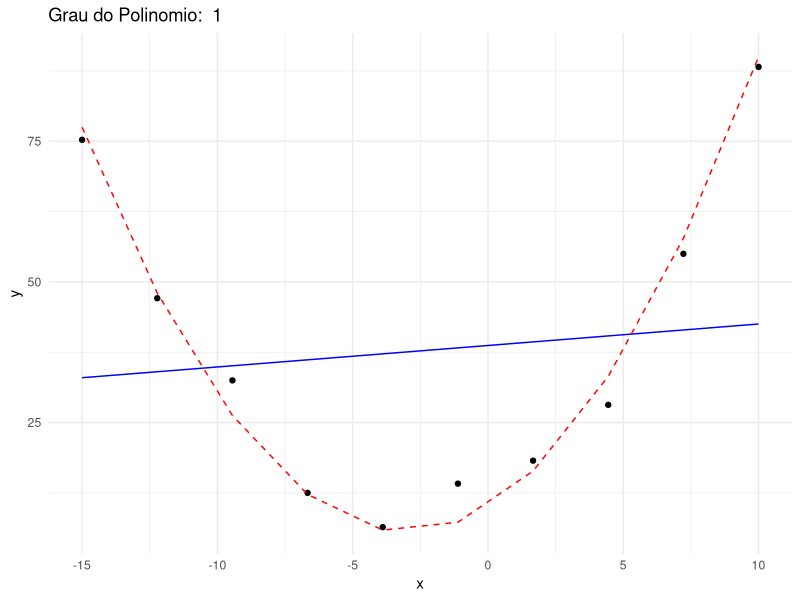
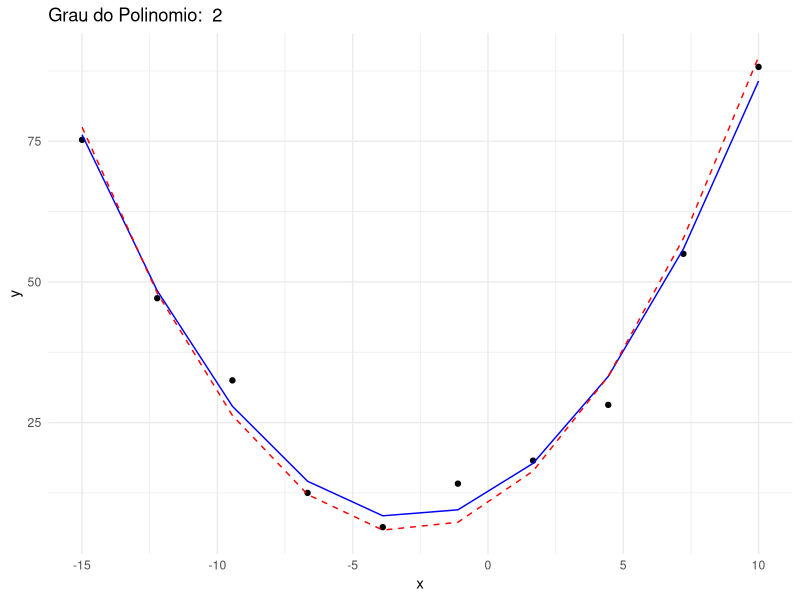
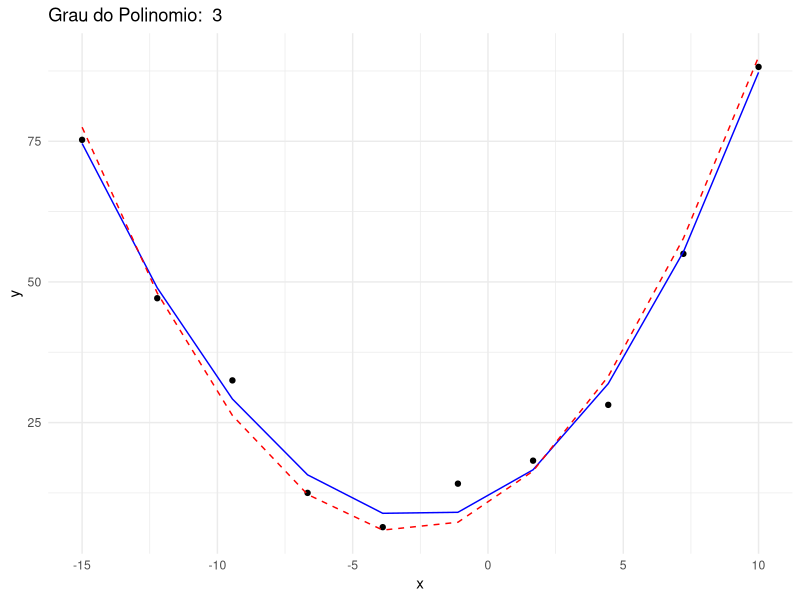
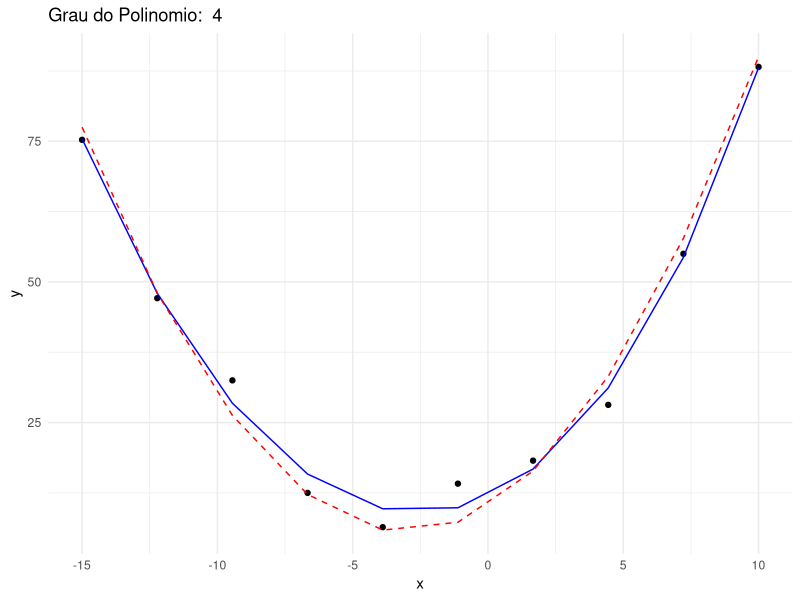
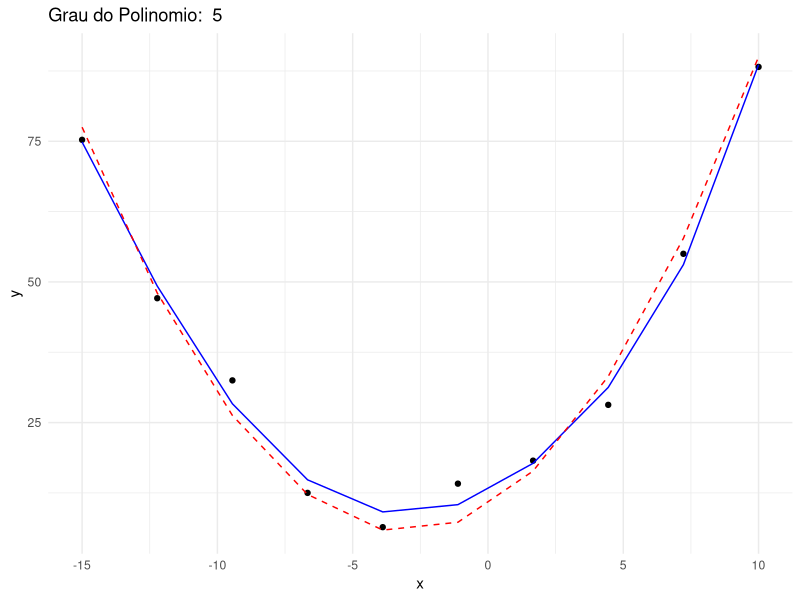
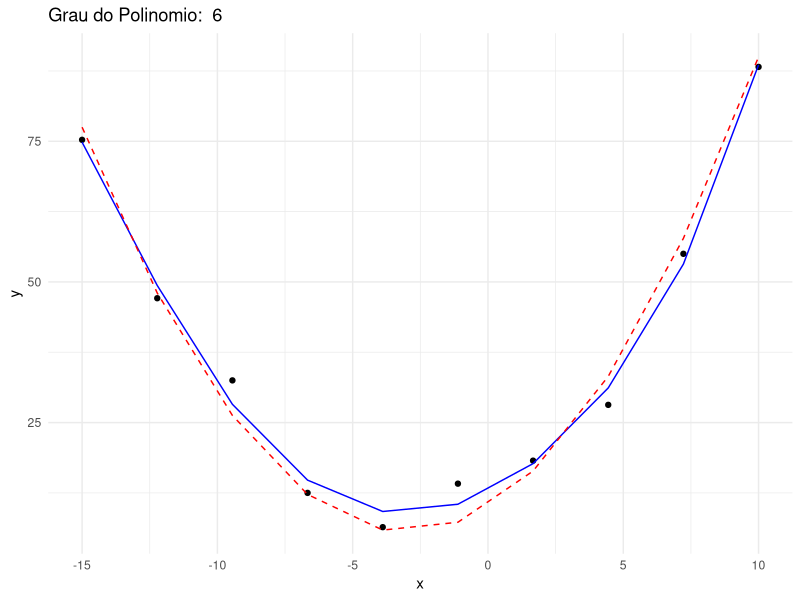
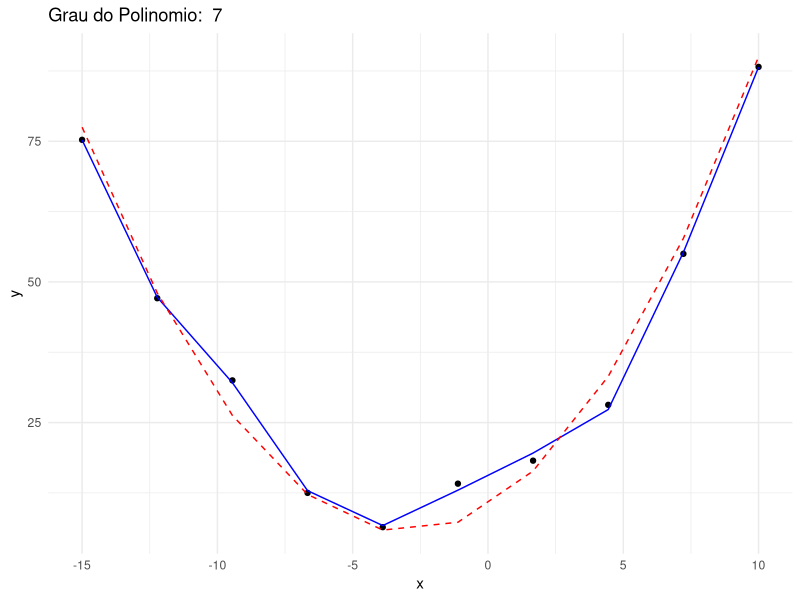
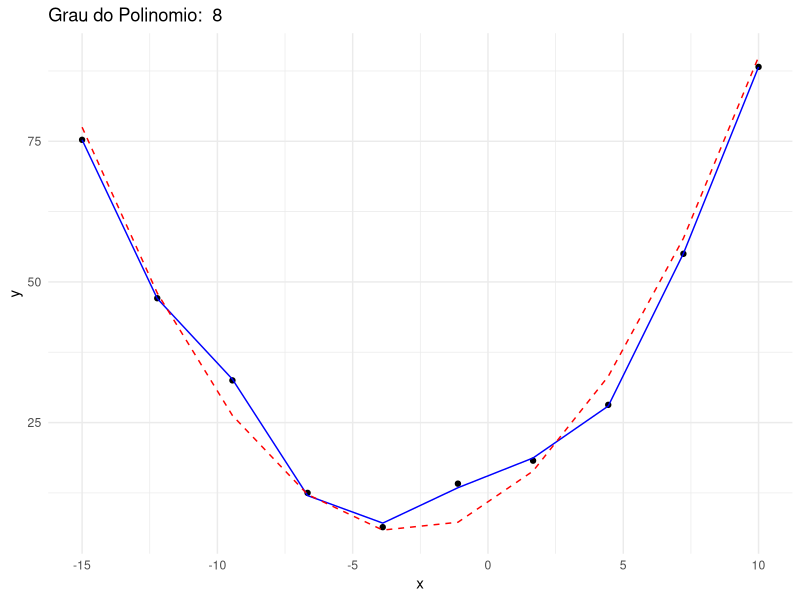

Source code (R) for these figures, in order:
library(ggplot2)

funcao_geradora <- function(x) 0.5 * x^2 + 3 * x + 10

mean <- 0
sd <- 4

x_values <- seq(-15, 10, length.out = 10)

p_degrees <- 1:8

set.seed(123)
data <- data.frame(x = x_values, y = funcao_geradora(x_values) +
                     rnorm(length(x_values), mean = mean, sd = sd))

plot_polynomial_approximation <- function(degree) {
  p <- lm(y ~ poly(x, degree), data = data)
  x_range <- seq(-15, 10, length.out = 10)
  y_pred <- predict(p, newdata = data.frame(x = x_range))
  p_plot <- ggplot(data, aes(x = x, y = y)) +
    geom_point() +
    geom_line(data = data.frame(x = x_range, y = y_pred),
              aes(x = x, y = y_pred), color = "blue") +
    geom_line(data = data.frame(x = x_range, y = funcao_geradora(x_range)),
              aes(x = x, y = funcao_geradora(x_range)),
              color = "red", linetype = "dashed") +
    labs(title = paste("Grau do Polinomio: ", degree)) +
    theme_minimal()
  return(p_plot)
}

for (degree in p_degrees) {
  p <- plot_polynomial_approximation(degree)
  print(p)
}